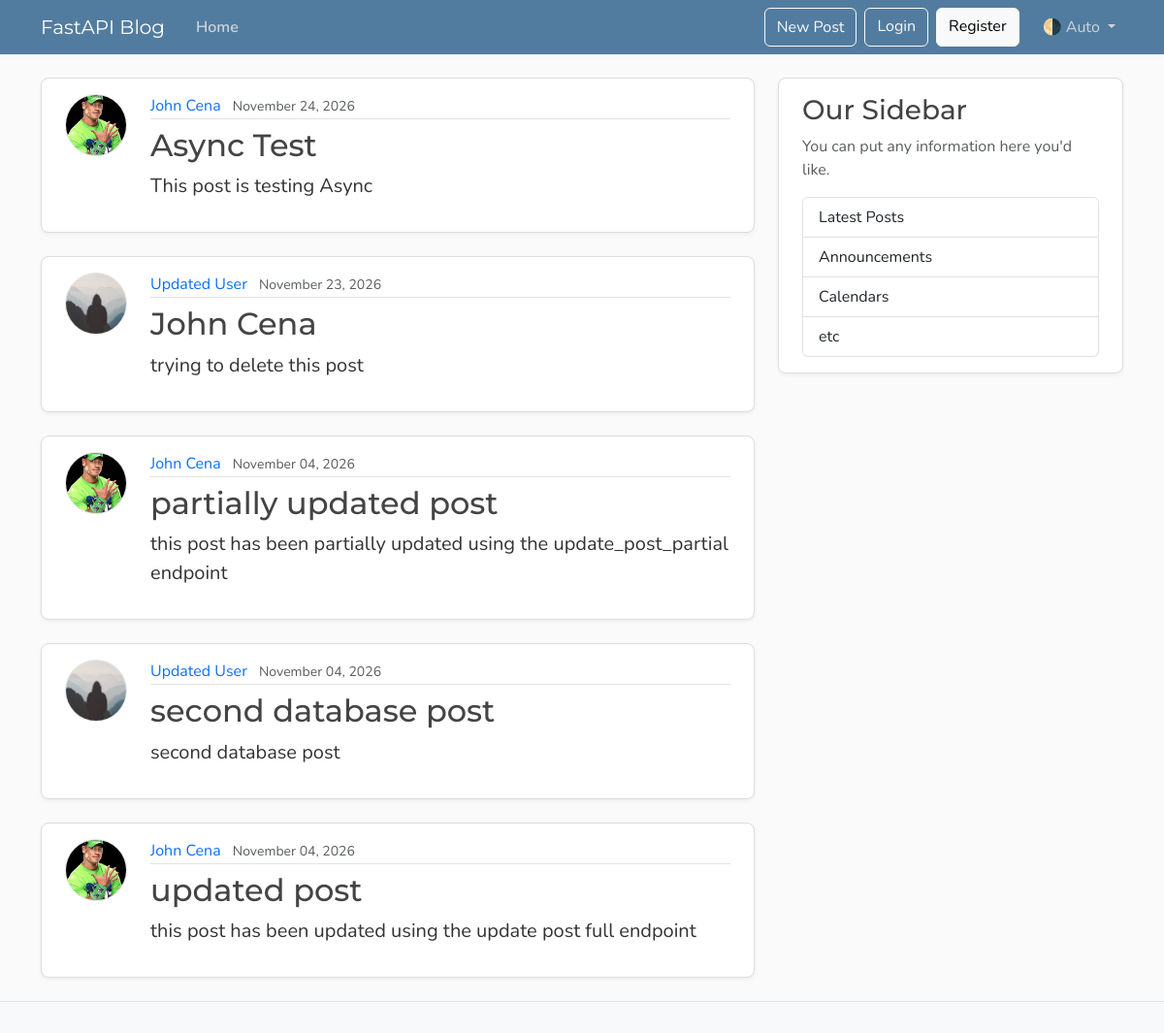
Page /posts on the earlier database version.
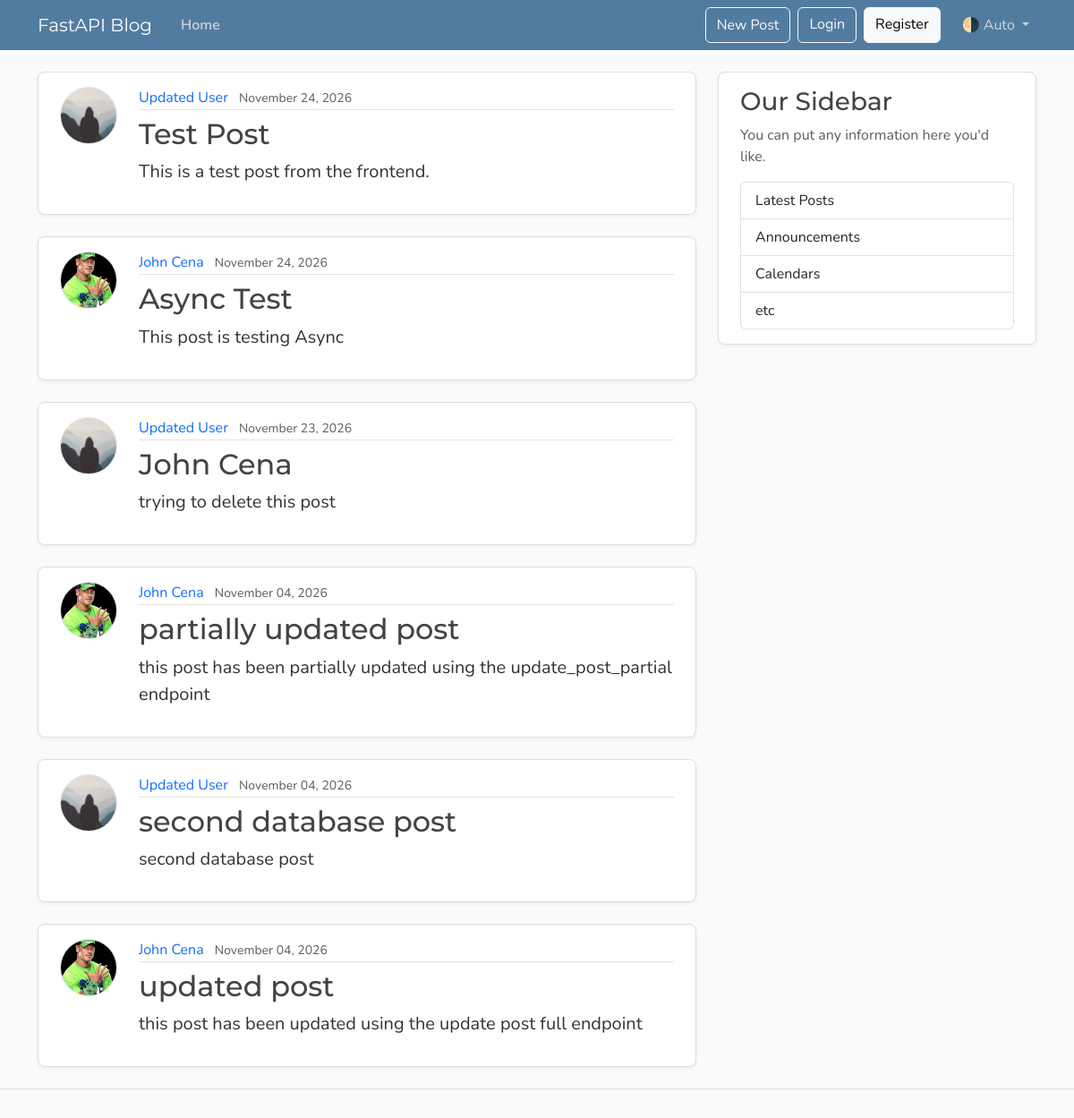
Same page on the later database version.
### models.py (models this page shows, shortened)
class Post(Base):
    __tablename__ = "posts"
    id: Mapped[int] = mapped_column(Integer, primary_key=True, index=True)
    title: Mapped[str] = mapped_column(String(100), nullable=False)
    content: Mapped[str] = mapped_column(Text, nullable=False)
    user_id: Mapped[int] = mapped_column(
        ForeignKey("users.id"),
        nullable=False,
        index=True,
    )
    date_posted: Mapped[datetime] = mapped_column(
        DateTime(timezone=True),
        default=lambda: datetime.now(UTC),
    )
    author: Mapped[User] = relationship(back_populates="posts")

class User(Base):
    __tablename__ = "users"
    id: Mapped[int] = mapped_column(Integer, primary_key=True, index=True)
    username: Mapped[str] = mapped_column(String(50), unique=True, nullable=False)
    email: Mapped[str] = mapped_column(String(120), unique=True, nullable=False)
    image_file: Mapped[str | None] = mapped_column(
        String(200),
        nullable=True,
        default=None,
    )
    posts: Mapped[list[Post]] = relationship(back_populates="author", cascade="all, delete-orphan")

### main.py (the view)
@app.get("/", include_in_schema=False, name="home")
@app.get("/posts", include_in_schema=False, name="posts")
async def home(request: Request, db: Annotated[AsyncSession, Depends(get_db)]):
    result = await db.execute(
        select(models.Post)
        .options(selectinload(models.Post.author))
        .order_by(models.Post.date_posted.desc())
    )
    posts = result.scalars().all()
    return templates.TemplateResponse(
        request,
        "home.html",
        {"posts": posts, "title": "Home"},
    )

### templates/home.html
{% extends "layout.html" %}
{% block content %}
  {% for post in posts %}
    <article class="content-section py-3 px-4 mb-4">
      <div class="d-flex align-items-start gap-4">
        <img class="rounded-circle article-img flex-shrink-0"
             src="{{ post.author.image_path }}"
             alt="{{ post.author.username }}'s profile picture"
             width="64"
             height="64"
             loading="lazy">
        <div class="flex-grow-1">
          <div class="article-metadata mb-2">
            <a class="me-2" href="{{ url_for("user_posts", user_id=post.author.id) }}">{{ post.author.username }}</a>
            <small class="text-body-secondary">{{ post.date_posted.strftime("%B %d, %Y") }}</small>
          </div>
          <h2>
            <a class="article-title" href="{{ url_for("post_page", post_id=post.id) }}">{{ post.title }}</a>
          </h2>
          <p class="article-content">{{ post.content }}</p>
        </div>
      </div>
    </article>
  {% endfor %}
{% endblock content %}

### templates/layout.html (shortened to what this page needs)
<!DOCTYPE html>
<html lang="en">
  <head>
    <link href="https://cdn.jsdelivr.net/npm/bootstrap@5.3.8/dist/css/bootstrap.min.css"
          rel="stylesheet"
>
    <link rel="stylesheet" type="text/css" href="{{ url_for("static", path='css/main.css') }}">
  </head>
  <body class="d-flex flex-column min-vh-100">
    <header class="site-header">
      <nav class="navbar navbar-expand-md bg-steel fixed-top"
           data-bs-theme="dark">
        <div class="container">
          <a class="navbar-brand me-4" href="{{url_for("home")}}">FastAPI Blog</a>
          <div class="collapse navbar-collapse" id="navbarToggle">
            <div class="navbar-nav me-auto">
              <a class="nav-link active" aria-current="page" href="{{url_for("home")}}">Home</a>
            </div>
            <div class="navbar-nav">
              <button class="btn btn-outline-light mb-2 mb-md-0 me-md-2"
                      type="button"
                      data-bs-toggle="modal"
                      data-bs-target="#createPostModal">New Post</button>
              <a class="btn btn-outline-light mb-2 mb-md-0 me-md-2" href="#">Login</a>
              <a class="btn btn-light mb-2 mb-md-0 me-md-3" href="#">Register</a>
              <div class="nav-item dropdown">
                <a class="nav-link dropdown-toggle"
                   href="#"
                   role="button"
                   id="bd-theme"
                   data-bs-toggle="dropdown"
                   aria-expanded="false">
                  <span id="bd-theme-text">🌗 Auto</span>
                </a>
              </div>
            </div>
          </div>
        </div>
      </nav>
    </header>
    <main role="main" class="container">
      <div class="row">
        <div class="col-md-8">
          {% block content %}
          {% endblock content %}
        </div>
        <aside class="col-md-4">
          <div class="content-section py-3 px-4 mb-4">
            <h3>Our Sidebar</h3>
            <p class="text-body-secondary">You can put any information here you'd like.</p>
            <ul class="list-group">
              <li class="list-group-item">Latest Posts</li>
              <li class="list-group-item">Announcements</li>
              <li class="list-group-item">Calendars</li>
              <li class="list-group-item">etc</li>
            </ul>
          </div>
        </aside>
      </div>
    </main>
    <footer class="mt-auto py-3 bg-body-tertiary border-top"></footer>
  </body>
</html>

### static/css/main.css (style rules this page uses)
:root { --font-heading: "Montserrat", system-ui, -apple-system, BlinkMacSystemFont, sans-serif; --font-body: "Nunito", system-ui, -apple-system, BlinkMacSystemFont, sans-serif; --color-bg-body: #fafafa; --color-bg-content: #ffffff; --color-text-primary: #333333; --color-text-heading: #444444; --color-steel: #527c9f; --color-nav-link: #cbd5db; --color-nav-link-hover: #ffffff; --color-link-hover: #428bca; --color-border: #dddddd; --color-border-light: #e3e3e3; --spacing-xl: 5rem; --article-img-size: 4rem; --account-img-size: 7.813rem; }
body { font-family: var(--font-body); background: var(--color-bg-body); color: var(--color-text-primary); }
main { padding-top: var(--spacing-xl); }
h1, h2, h3, h4, h5, h6 { font-family: var(--font-heading); color: var(--color-text-heading); }
.navbar-brand { font-family: var(--font-heading); }
a { text-decoration: none; }
.bg-steel { background-color: var(--color-steel); }
.site-header .navbar-nav .nav-link { color: var(--color-nav-link); transition: color 0.2s ease-in-out; }
.site-header .navbar-nav .nav-link.active { font-weight: 600; }
.content-section { background: var(--color-bg-content); border: 1px solid var(--color-border); border-radius: 0.5rem; box-shadow: 0 2px 4px rgba(15, 23, 42, 0.05); transition: box-shadow 0.15s ease, transform 0.15s ease, border-color 0.15s ease; }
.article-title { color: var(--color-text-heading); transition: color 0.2s ease-in-out; }
.article-content { white-space: pre-line; font-size: 1.25rem; }
.article-img { height: var(--article-img-size); width: var(--article-img-size); flex-shrink: 0; object-fit: cover; border: 1px solid var(--color-border-light); box-shadow: 0 0 0 2px var(--color-bg-content); }
.article-metadata { padding-bottom: 0.063rem; border-bottom: 1px solid var(--color-border-light); }
.article-metadata a { transition: color 0.2s ease-in-out; }
[data-bs-theme="dark"] { --color-bg-body: #1a1a1a; --color-bg-content: #2d2d2d; --color-text-primary: #e0e0e0; --color-text-heading: #f0f0f0; --color-border: #404040; --color-border-light: #4a4a4a; }

Differences in the rows shown:
added Post: author.username "Updated User", date_posted "November 24, 2026", title "Test Post", content "This is a test post from the frontend."
